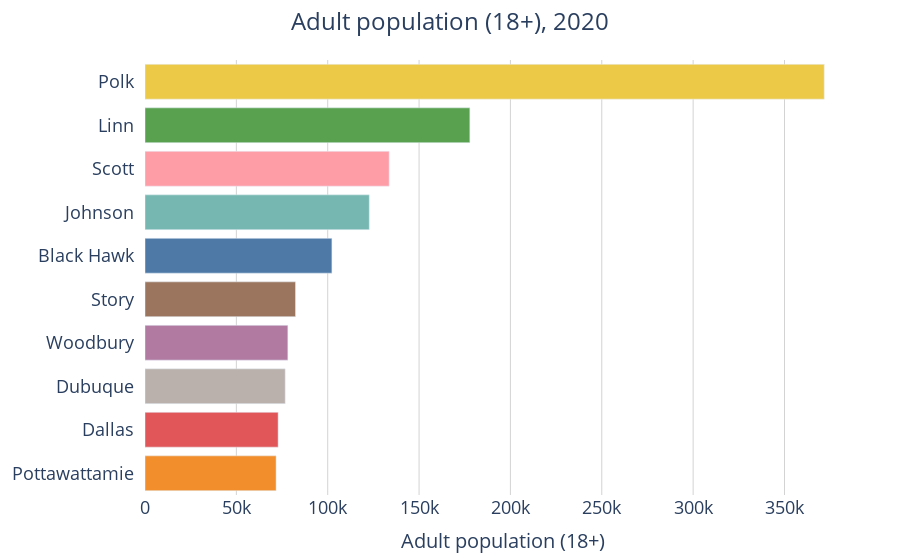

Here is the notebook cell this chart was saved with:
### Code cell
fig = px.bar(
    liters_sold_and_adult_pop_df,
    x='population_over_18',
    y='county',
    orientation='h',  # Horizontal bar chart
    color='county',  # Assign colors based on 'county' field
    color_discrete_map=county_colors,  # Apply custom colors
    labels={'population_over_18': 'Adult population (18+)', 'county': 'County '},  # Custom labels
    height=600  # Adjust height to accommodate all counties
)

# Update layout
fig.update_layout(
    xaxis=dict(
        title="Adult population (18+)",
        tickfont=dict(size=18),
        title_font = dict(size = 20),
        showgrid = True,
        gridcolor = 'LightGrey'

    ), 
    yaxis=dict(
        title=None,
        tickfont=dict(size=18),
        ticksuffix = '  '#
    ),
    
    title=dict(
        text = "Adult population (18+), 2020",
        x = .5,
        xanchor = 'center'
     ),

    showlegend=False,  # Hide legend since colors are used for encoding 'county'
    plot_bgcolor='rgba(0,0,0,0)',  # Transparent background for the plot area
    margin=dict(l=40, r=40, t=60, b=40),  # Left, Right, Top, Bottom margins
    title_font_size = 24
)

fig.show()

### Figure 1 — Plotly figure (JSON) as saved in the notebook; plotly's stock layout.template omitted (floating-point values rounded to 4 significant figures)
{"data": [{"alignmentgroup": "True", "hovertemplate": "County =%{y}<br>Adult population (18+)=%{x}<extra></extra>", "legendgroup": "Polk", "marker": {"color": "#edc948", "pattern": {"shape": ""}}, "name": "Polk", "offsetgroup": "Polk", "orientation": "h", "showlegend": true, "textposition": "auto", "type": "bar", "x": [371762], "xaxis": "x", "y": ["Polk"], "yaxis": "y"}, {"alignmentgroup": "True", "hovertemplate": "County =%{y}<br>Adult population (18+)=%{x}<extra></extra>", "legendgroup": "Linn", "marker": {"color": "#59a14f", "pattern": {"shape": ""}}, "name": "Linn", "offsetgroup": "Linn", "orientation": "h", "showlegend": true, "textposition": "auto", "type": "bar", "x": [177790], "xaxis": "x", "y": ["Linn"], "yaxis": "y"}, {"alignmentgroup": "True", "hovertemplate": "County =%{y}<br>Adult population (18+)=%{x}<extra></extra>", "legendgroup": "Scott", "marker": {"color": "#ff9da7", "pattern": {"shape": ""}}, "name": "Scott", "offsetgroup": "Scott", "orientation": "h", "showlegend": true, "textposition": "auto", "type": "bar", "x": [133621], "xaxis": "x", "y": ["Scott"], "yaxis": "y"}, {"alignmentgroup": "True", "hovertemplate": "County =%{y}<br>Adult population (18+)=%{x}<extra></extra>", "legendgroup": "Johnson", "marker": {"color": "#76b7b2", "pattern": {"shape": ""}}, "name": "Johnson", "offsetgroup": "Johnson", "orientation": "h", "showlegend": true, "textposition": "auto", "type": "bar", "x": [122741], "xaxis": "x", "y": ["Johnson"], "yaxis": "y"}, {"alignmentgroup": "True", "hovertemplate": "County =%{y}<br>Adult population (18+)=%{x}<extra></extra>", "legendgroup": "Black Hawk", "marker": {"color": "#4e79a7", "pattern": {"shape": ""}}, "name": "Black Hawk", "offsetgroup": "Black Hawk", "orientation": "h", "showlegend": true, "textposition": "auto", "type": "bar", "x": [102292], "xaxis": "x", "y": ["Black Hawk"], "yaxis": "y"}, {"alignmentgroup": "True", "hovertemplate": "County =%{y}<br>Adult population (18+)=%{x}<extra></extra>", "legendgroup": "Story", "marker": {"color": "#9c755f", "pattern": {"shape": ""}}, "name": "Story", "offsetgroup": "Story", "orientation": "h", "showlegend": true, "textposition": "auto", "type": "bar", "x": [82376], "xaxis": "x", "y": ["Story"], "yaxis": "y"}, {"alignmentgroup": "True", "hovertemplate": "County =%{y}<br>Adult population (18+)=%{x}<extra></extra>", "legendgroup": "Woodbury", "marker": {"color": "#b07aa1", "pattern": {"shape": ""}}, "name": "Woodbury", "offsetgroup": "Woodbury", "orientation": "h", "showlegend": true, "textposition": "auto", "type": "bar", "x": [78184], "xaxis": "x", "y": ["Woodbury"], "yaxis": "y"}, {"alignmentgroup": "True", "hovertemplate": "County =%{y}<br>Adult population (18+)=%{x}<extra></extra>", "legendgroup": "Dubuque", "marker": {"color": "#bab0ac", "pattern": {"shape": ""}}, "name": "Dubuque", "offsetgroup": "Dubuque", "orientation": "h", "showlegend": true, "textposition": "auto", "type": "bar", "x": [76732], "xaxis": "x", "y": ["Dubuque"], "yaxis": "y"}, {"alignmentgroup": "True", "hovertemplate": "County =%{y}<br>Adult population (18+)=%{x}<extra></extra>", "legendgroup": "Dallas", "marker": {"color": "#e15759", "pattern": {"shape": ""}}, "name": "Dallas", "offsetgroup": "Dallas", "orientation": "h", "showlegend": true, "textposition": "auto", "type": "bar", "x": [72864], "xaxis": "x", "y": ["Dallas"], "yaxis": "y"}, {"alignmentgroup": "True", "hovertemplate": "County =%{y}<br>Adult population (18+)=%{x}<extra></extra>", "legendgroup": "Pottawattamie", "marker": {"color": "#f28e2b", "pattern": {"shape": ""}}, "name": "Pottawattamie", "offsetgroup": "Pottawattamie", "orientation": "h", "showlegend": true, "textposition": "auto", "type": "bar", "x": [71748], "xaxis": "x", "y": ["Pottawattamie"], "yaxis": "y"}], "layout": {"autosize": true, "barmode": "relative", "legend": {"title": {"text": "County "}, "tracegroupgap": 0}, "margin": {"b": 40, "l": 40, "r": 40, "t": 60}, "plot_bgcolor": "rgba(0, 0, 0, 0)", "showlegend": false, "title": {"font": {"size": 24}, "text": "Adult population (18+), 2020", "x": 0.5, "xanchor": "center"}, "xaxis": {"anchor": "y", "autorange": true, "domain": [0, 1], "gridcolor": "LightGrey", "range": [0, 391300.0], "showgrid": true, "tickfont": {"size": 18}, "title": {"font": {"size": 20}, "text": "Adult population (18+)"}, "type": "linear"}, "yaxis": {"anchor": "x", "autorange": true, "categoryarray": ["Pottawattamie", "Dallas", "Dubuque", "Woodbury", "Story", "Black Hawk", "Johnson", "Scott", "Linn", "Polk"], "categoryorder": "array", "domain": [0, 1], "range": [-0.5, 9.5], "tickfont": {"size": 18}, "ticksuffix": "  ", "title": {}, "type": "category"}}}
